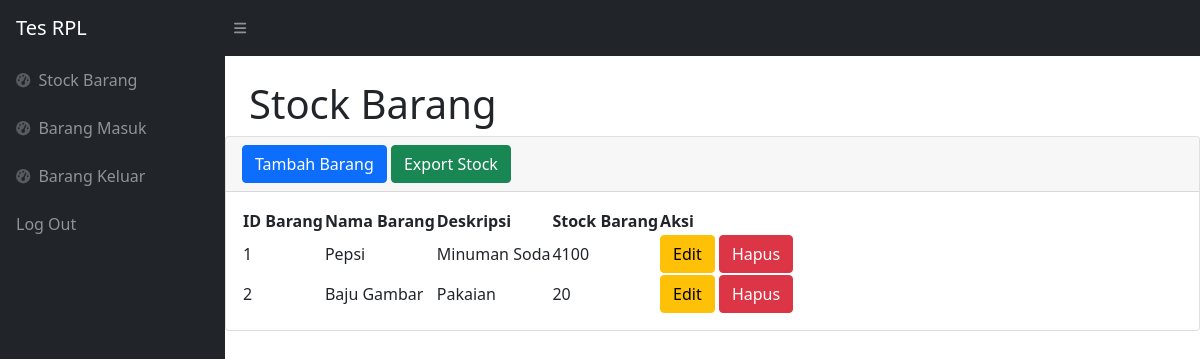
The page /index.php (signed in) on the database as committed earlier.
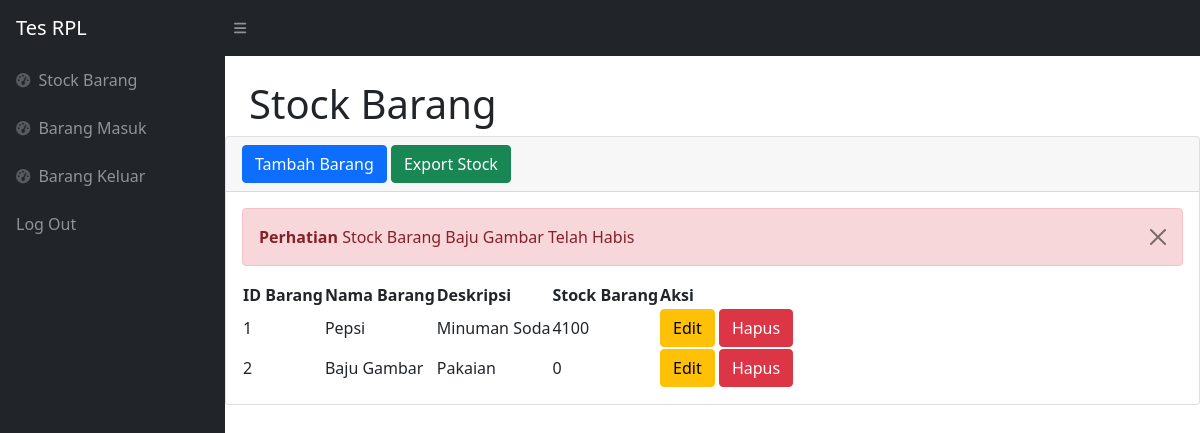
The same page on the database as committed later.
### tables this page shows
CREATE TABLE `stock` (
  `idbarang` int(11) NOT NULL,
  `namabarang` varchar(25) NOT NULL,
  `deskripsi` varchar(25) NOT NULL,
  `stockbarang` int(11) NOT NULL
);

### index.php (the view, shortened to what this page needs)
<?php
require "function.php";
?>
<!DOCTYPE html>
<html lang="en">
<head>
    <link href="https://cdn.jsdelivr.net/npm/simple-datatables@latest/dist/style.css" rel="stylesheet" />
    <link href="css/styles.css" rel="stylesheet" />
</head>
<body class="sb-nav-fixed">
    <nav class="sb-topnav navbar navbar-expand navbar-dark bg-dark">
        <a class="navbar-brand ps-3" href="index.php">Tes RPL</a>
        <button class="btn btn-link btn-sm order-1 order-lg-0 me-4 me-lg-0" id="sidebarToggle" href="#!"><i
                class="fas fa-bars"></i></button>
    </nav>
    <div id="layoutSidenav">
        <div id="layoutSidenav_nav">
            <nav class="sb-sidenav accordion sb-sidenav-dark" id="sidenavAccordion">
                <div class="sb-sidenav-menu">
                    <div class="nav">
                        <a class="nav-link" href="index.php">
                            <div class="sb-nav-link-icon"><i class="fas fa-tachometer-alt"></i></div>
                            Stock Barang
                        </a>
                        <a class="nav-link" href="masuk.php">
                            <div class="sb-nav-link-icon"><i class="fas fa-tachometer-alt"></i></div>
                            Barang Masuk
                        </a>
                        <a class="nav-link" href="keluar.php">
                            <div class="sb-nav-link-icon"><i class="fas fa-tachometer-alt"></i></div>
                            Barang Keluar
                        </a>
                        <a class="nav-link" href="logout.php">
                            Log Out
                        </a>
                    </div>
            </nav>
        </div>
        <div id="layoutSidenav_content">
            <main>
                <div class="container-fluid px-4">
                    <h1 class="mt-4">Stock Barang</h1>
                </div>
                <div class="card mb-4">
                    <div class="card-header">
                        <button type="button" class="btn btn-primary" data-bs-toggle="modal" data-bs-target="#myModal">
                            Tambah Barang
                        </button>
                        <a href="export.php" class="btn btn-success">Export Stock<a>
                    </div>
                    <div class="card-body">
                        <?php
                            $ambildatastock = mysqli_query($conn,"select*from stock where stockbarang < 1");
                            while($datastock =  mysqli_fetch_array($ambildatastock)){
                                $namastock = $datastock['namabarang'];
                        ?>
                        <div class="alert alert-danger alert-dismissible fade show">
                            <button type="button" class="btn-close" data-bs-dismiss="alert"></button>
                            <strong>Perhatian</strong> Stock Barang <?=$namastock;?> Telah Habis
                        </div>
                        <?php
                            }
                        ?>
                        <table id="datatablesSimple">
                            <thead>
                                <tr>
                                    <th>ID Barang</th>
                                    <th>Nama Barang</th>
                                    <th>Deskripsi</th>
                                    <th>Stock Barang</th>
                                    <th>Aksi</th>
                                </tr>
                            </thead>
                            <tbody>
                                <?php
                                    $i=1;
                                    $ambilsemuastock = mysqli_query($conn,"select * from stock");
                                    while($data = mysqli_fetch_array($ambilsemuastock)){
                                        $namabarang = $data['namabarang'];
                                        $deskripsi = $data['deskripsi'];
                                        $stockbarang = $data['stockbarang'];
                                        $idb = $data['idbarang'];
                                ?>
                                <tr>
                                    <td> <?=$i++;?> </td>
                                    <td> <?=$namabarang;?> </td>
                                    <td> <?=$deskripsi;?> </td>
                                    <td> <?=$stockbarang;?> </td>
                                    <td>
                                    <button type="button" class="btn btn-warning" data-bs-toggle="modal" data-bs-target="#edit<?=$idb;?>">
                                        Edit
                                    </button>
                                    <button type="button" class="btn btn-danger" data-bs-toggle="modal" data-bs-target="#delete<?=$idb;?>">
                                        Hapus
                                    </button>
                                    </td>
                                </tr>
                                <?php
                                        };
                                ?>
                            </tbody>
                        </table>
                    </div>
                </div>
        </div>
    </div>
</body>
</html>

Rows that differ between the two databases and show on the page:
now on one of the page's lists (row edited): stock: namabarang "Baju Gambar"
changed stock "Baju Gambar": stockbarang "20" → "0"
